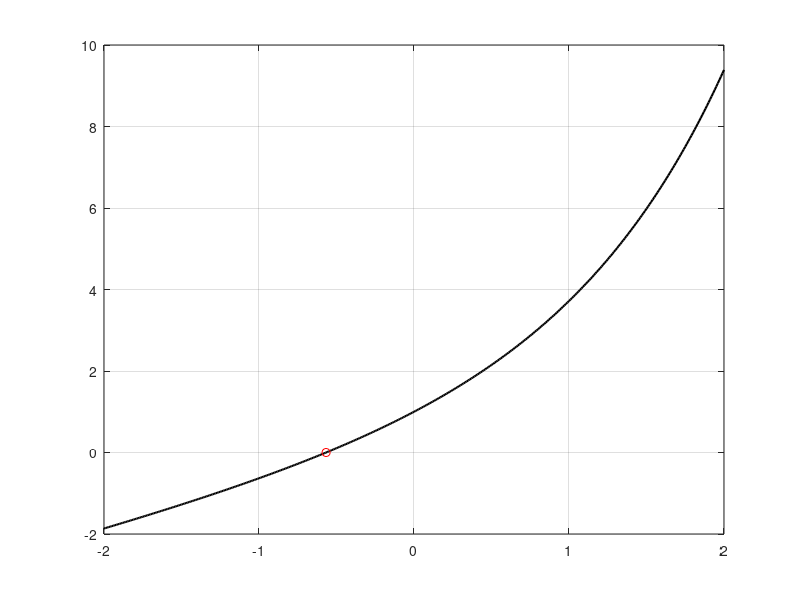

Reproduce this figure in MATLAB.
% Skript som estimerer en løsning av en likning på formen f(x)=0
% Skriptet kjører til man får den presisjonen man ønsker.
% Input er start-verdien x0, funksjonsuttrykket f(x), 
% den deriverte av funksjonen (f'(x)), og presisjonen Pres.
 
% Metoden går ut på å anta at man er i nærheten av løsningen
% og bytter ut f(x) med den lineære tilnærmingen i det samme punktet.
% Da får vi et nytt nullpunkt og vi gjentar prosessen. For å finne en
% hensiktsmessig verdi å gjette på, kan det være lurt å plotte funksjonen
% først. 

% Startverdi
x0 = 0;

% Funksjon
funk = @(x) exp(x) + x;

% Derivert:
funkDeriv = @(x) exp(x) + 1;

% Presisjon
Pres = 1e-6;

% Initierer x - ny og gammel
x = x0;
xGml = x + 5;        % Tilfeldig tall for å komme i gang.

% Iterer så lenge forskjellen mellom ny og gammel x er større enn Pres.
while abs(x - xGml) > Pres
    xGml = x;
    format long;
    x = x - funk(x) / funkDeriv(x)
end

% Utskrift av svaret
x

% Plot
xVektor = -2:1e-2:2;
plot(xVektor,funk(xVektor),'k','linewidth',1.5)
grid on;
hold on
plot (x,funk(x),'ro')      % Plotter svaret
hold off
